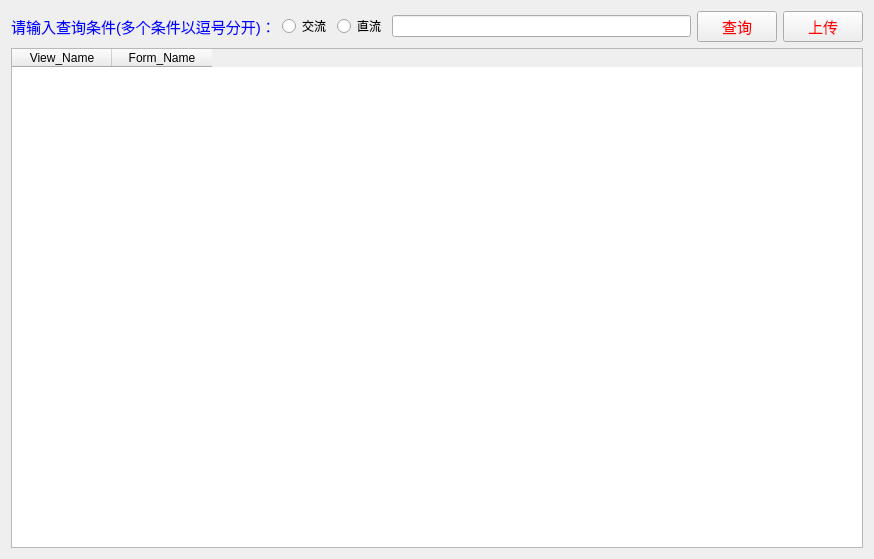
<?xml version="1.0" encoding="UTF-8"?>
<ui version="4.0">
 <class>Form</class>
 <widget class="QWidget" name="Form">
  <property name="geometry">
   <rect>
    <x>0</x>
    <y>0</y>
    <width>874</width>
    <height>559</height>
   </rect>
  </property>
  <property name="windowTitle">
   <string>查询产品序列信息：</string>
  </property>
  <property name="styleSheet">
   <string notr="true">QPushButton { 
    color: red ;
    font-size:15px;
}

QLabel { 
    color: blue ;
    font-size:15px;
}

QTableWidget { 
    color: blue ;
    font-size:15px;
}</string>
  </property>
  <layout class="QVBoxLayout" name="verticalLayout_2">
   <item>
    <layout class="QVBoxLayout" name="verticalLayout">
     <item>
      <layout class="QHBoxLayout" name="horizontalLayout" stretch="0,0,0,0,0,0">
       <item>
        <widget class="QLabel" name="label">
         <property name="text">
          <string>请输入查询条件(多个条件以逗号分开)：</string>
         </property>
        </widget>
       </item>
       <item>
        <widget class="QRadioButton" name="R1">
         <property name="text">
          <string>交流</string>
         </property>
         <attribute name="buttonGroup">
          <string notr="true">B1</string>
         </attribute>
        </widget>
       </item>
       <item>
        <widget class="QRadioButton" name="R2">
         <property name="text">
          <string>直流</string>
         </property>
         <attribute name="buttonGroup">
          <string notr="true">B1</string>
         </attribute>
        </widget>
       </item>
       <item>
        <widget class="QLineEdit" name="lineEdit"/>
       </item>
       <item>
        <widget class="QPushButton" name="Button_Search">
         <property name="text">
          <string>查询</string>
         </property>
        </widget>
       </item>
       <item>
        <widget class="QPushButton" name="Button_Upload">
         <property name="text">
          <string>上传</string>
         </property>
        </widget>
       </item>
      </layout>
     </item>
     <item>
      <widget class="QTableWidget" name="table">
       <property name="editTriggers">
        <set>QAbstractItemView::NoEditTriggers</set>
       </property>
       <property name="textElideMode">
        <enum>Qt::ElideRight</enum>
       </property>
       <property name="sortingEnabled">
        <bool>true</bool>
       </property>
       <attribute name="horizontalHeaderCascadingSectionResizes">
        <bool>true</bool>
       </attribute>
       <column>
        <property name="text">
         <string>View_Name</string>
        </property>
       </column>
       <column>
        <property name="text">
         <string>Form_Name</string>
        </property>
       </column>
      </widget>
     </item>
    </layout>
   </item>
  </layout>
 </widget>
 <resources/>
 <connections/>
 <buttongroups>
  <buttongroup name="B1"/>
 </buttongroups>
</ui>
